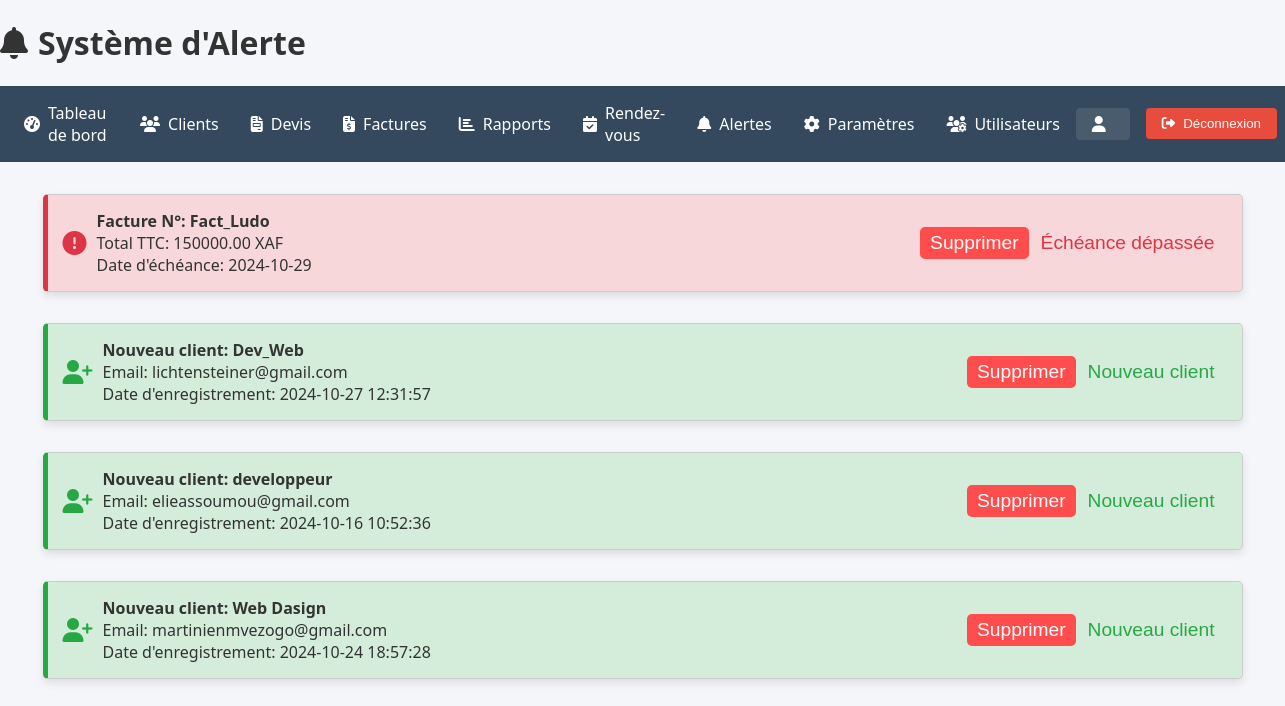
Page /alertes.php on the committed database.
### tables this page shows
CREATE TABLE IF NOT EXISTS `factures` (
  `id` int NOT NULL AUTO_INCREMENT,
  `client_id` int DEFAULT NULL,
  `numero_facture` varchar(255) DEFAULT NULL,
  `date_facturation` date DEFAULT NULL,
  `date_echeance` date DEFAULT NULL,
  `mode_paiement` varchar(50) DEFAULT NULL,
  `statut_facture` varchar(50) DEFAULT NULL,
  `total_ht` decimal(10,2) DEFAULT NULL,
  `tva` decimal(10,2) DEFAULT NULL,
  `total_ttc` decimal(10,2) DEFAULT NULL,
  `notes` text,
  PRIMARY KEY (`id`),
  KEY `client_id` (`client_id`)
);

CREATE TABLE IF NOT EXISTS `clients` (
  `id` int NOT NULL AUTO_INCREMENT,
  `nom` varchar(100) NOT NULL,
  `email` varchar(100) NOT NULL,
  `telephone` varchar(20) NOT NULL,
  `adresse` text NOT NULL,
  `entreprise` varchar(100) DEFAULT NULL,
  `created_at` timestamp NULL DEFAULT CURRENT_TIMESTAMP,
  `updated_at` timestamp NULL DEFAULT CURRENT_TIMESTAMP ON UPDATE CURRENT_TIMESTAMP,
  PRIMARY KEY (`id`)
);

### alertes.php (the view, shortened to what this page needs)
<?php
$servername = "localhost";
$username = "root";
$password = "";
$dbname = "facturations";
$conn = new mysqli($servername, $username, $password, $dbname);
$date_actuelle = date('Y-m-d');
$sql = "SELECT * FROM factures WHERE date_echeance <= CURDATE()";
$result = $conn->query($sql);
$alertes = [];
if ($result->num_rows > 0) {
    while ($row = $result->fetch_assoc()) {
        $date_echeance = $row['date_echeance'];
        if ($date_echeance < $date_actuelle) {
            $alertes[] = ['type' => 'rouge', 'details' => $row, 'source' => 'facture'];
        }
        elseif (strtotime($date_echeance) <= strtotime($date_actuelle . ' +7 days')) {
            $alertes[] = ['type' => 'vert', 'details' => $row, 'source' => 'facture'];
        }
    }
}
$sql_clients = "SELECT id, entreprise, email, created_at FROM clients";
$result_clients = $conn->query($sql_clients);
if ($result_clients->num_rows > 0) {
    while ($client = $result_clients->fetch_assoc()) {
        $alertes[] = ['type' => 'vert', 'details' => $client, 'source' => 'client'];
    }
}
?>
<!DOCTYPE html>
<html lang="fr">
<head>
    <link rel="stylesheet" href="https://cdnjs.cloudflare.com/ajax/libs/font-awesome/6.4.0/css/all.min.css">
    <link rel="stylesheet" href="./asset/alerte.css">
    <link rel="stylesheet" href="./asset/alertes.css">
    <link rel="stylesheet" href="./asset/delete.css">
</head>
<body>
    <h1><i class="fas fa-bell"></i> Système d'Alerte</h1>
    <?php
        include 'composant/nav.php';
    ?>
    <div class="alert-container">
        <?php foreach ($alertes as $alerte): ?>
            <div class="alert-card <?= $alerte['type'] ?>">
                <div class="alert-icon">
                    <?php if ($alerte['type'] == 'rouge'): ?>
                        <i class="fas fa-exclamation-circle" style="color: #dc3545;"></i>
                    <?php elseif ($alerte['type'] == 'vert'): ?>
                        <i class="fas fa-user-plus" style="color: #28a745;"></i>
                    <?php elseif ($alerte['type'] == 'bleu'): ?>
                        <i class="fas fa-file-alt" style="color: #007bff;"></i>
                    <?php endif; ?>
                </div>
                <div class="alert-details">
                    <?php if ($alerte['source'] == 'facture'): ?>
                        <strong>Facture N°: <?= $alerte['details']['numero_facture'] ?></strong><br>
                        <span>Total TTC: <?= $alerte['details']['total_ttc'] ?> XAF</span><br>
                        <span>Date d'échéance: <?= $alerte['details']['date_echeance'] ?></span><br>
                    <?php elseif ($alerte['source'] == 'client'): ?>
                        <strong>Nouveau client: <?= $alerte['details']['entreprise'] ?></strong><br>
                        <span>Email: <?= $alerte['details']['email'] ?></span><br>
                        <span>Date d'enregistrement: <?= $alerte['details']['created_at'] ?></span><br>
                    <?php elseif ($alerte['source'] == 'devis'): ?>
                        <strong>Devis N°: <?= $alerte['details']['numero_devis'] ?></strong><br>
                        <span>Total TTC: <?= $alerte['details']['total_TTC'] ?> XAF</span><br>
                        <span>Date de validité: <?= $alerte['details']['date_validite'] ?></span><br>
                    <?php endif; ?>
                </div>
                <div class="alert-actions">
                    <button class="delete-alert" data-id="<?= $alerte['details']['id'] ?>" data-source="<?= $alerte['source'] ?>">Supprimer</button>
                </div>
                <div class="alert-actions">
                    <button class="btn <?= $alerte['type'] ?>">
                    <?= $alerte['type'] == 'rouge'
                        ? '<span style="color: #dc3545;">Échéance dépassée</span>'
                        : ($alerte['type'] == 'vert'
                            ? '<span style="color: #28a745;">Nouveau client</span>'
                            : '<span style="color: #007bff;">Devis valide</span>')
                    ?>
                    </button>
                </div>
            </div>
        <?php endforeach; ?>
    </div>
</body>
</html>

### composant/nav.php (shortened to what this page needs)
<nav>
    <div class="nav-links">
      <a href="../vues/dashboard.php"><i class="fas fa-tachometer-alt"></i> Tableau de bord</a>
      <a href="/Client.php"><i class="fas fa-users"></i> Clients</a>
      <a href="/Devis.php"><i class="fas fa-file-invoice"></i> Devis</a>
      <a href="/Factures.php"><i class="fas fa-file-invoice-dollar"></i> Factures</a>
      <a href="/Rapports.php"><i class="fas fa-chart-bar"></i> Rapports</a>
      <a href="/Rendez_vous.php"><i class="fas fa-calendar-check"></i> Rendez-vous</a>
      <a href="/alertes.php">
            <i class="fas fa-bell"></i> Alertes
      </a>
      <a href="/Parametre.php"><i class="fas fa-cog"></i> Paramètres</a>
      <a href="/users.php"><i class="fas fa-users-cog"></i> Utilisateurs</a>
    </div>
    <div class="user-actions">
      <div class="user-info" id="userInfo">
        <i class="fas fa-user"></i> <?php echo htmlspecialchars($_SESSION['user_name']); ?>
      </div>
      <button id="logoutButton" class="logout-button">
        <i class="fas fa-sign-out-alt"></i> Déconnexion
      </button>
    </div>
  </nav>

### asset/alerte.css (style rules this page uses)
:root { --primary-color: #2c3e50; --success-color: #27ae60; --warning-color: #f39c12; --danger-color: #e74c3c; }
body { font-family: 'Segoe UI', Tahoma, Geneva, Verdana, sans-serif; background-color: #f5f6fa; margin: 0; padding: 0; }
.alert-container { padding: 2rem; max-width: 1200px; margin: 0 auto; }
.alert-card { background: white; border-radius: 10px; padding: 1.5rem; margin-bottom: 1rem; box-shadow: 0 2px 4px rgba(0,0,0,0.05); transition: transform 0.2s ease; }
.alert-card.vert { border-left: 5px solid var(--success-color); }
.alert-card.rouge { border-left: 5px solid var(--danger-color); }
body { font-family: Arial, sans-serif; margin: 20px; }
h1 { display: flex; align-items: center; gap: 10px; color: #333; }
.alert-container { display: flex; flex-direction: column; gap: 20px; }
.alert-card { display: flex; align-items: center; padding: 15px; border-radius: 8px; box-shadow: 0 4px 8px rgba(0, 0, 0, 0.1); color: #333; }
.alert-card.vert { background-color: #d4edda; border-left: 5px solid #28a745; }
.alert-card.rouge { background-color: #f8d7da; border-left: 5px solid #dc3545; }
.alert-icon { font-size: 2em; margin-right: 15px; }
.alert-details { flex-grow: 1; }
.alert-actions { display: flex; gap: 10px; }
.btn { padding: 8px 12px; border-radius: 4px; border: none; cursor: pointer; font-size: 0.9em; }

### asset/alertes.css (style rules this page uses)
:root { --primary-color: #3498db; --secondary-color: #2c3e50; --success-color: #2ecc71; --warning-color: #f39c12; --danger-color: #e74c3c; --light-gray: #f5f6fa; --dark-gray: #34495e; }
body { font-family: 'Segoe UI', Tahoma, Geneva, Verdana, sans-serif; margin: 0; padding: 0; background-color: var(--light-gray); color: var(--secondary-color); }
nav { background-color: var(--dark-gray); padding: 0.5rem; display: flex; justify-content: space-between; align-items: center; }
.nav-links { display: flex; }
nav a { color: white; text-decoration: none; padding: 0.5rem 1rem; transition: background-color 0.3s; display: flex; align-items: center; }
nav a i { margin-right: 0.5rem; }
.user-actions { display: flex; align-items: center; }
.user-info { color: white; padding: 0.5rem 1rem; background-color: rgba(255, 255, 255, 0.1); border-radius: 4px; display: flex; align-items: center; }
.user-info i { margin-right: 0.5rem; }
.logout-button { background-color: var(--danger-color); color: white; border: none; padding: 0.5rem 1rem; margin-left: 1rem; border-radius: 4px; cursor: pointer; transition: background-color 0.3s; display: flex; align-items: center; }
.logout-button i { margin-right: 0.5rem; }
.alert-icon { font-size: 1.5em; margin-right: 10px; }
.alert-actions { display: flex; gap: 10px; }
.alert-actions button { background: none; border: none; cursor: pointer; font-size: 1.2em; transition: color 0.3s; }

### asset/delete.css (style rules this page uses)
.alert-container { display: flex; flex-direction: column; gap: 15px; }
.alert-card { border: 1px solid #ccc; padding: 15px; border-radius: 5px; display: flex; justify-content: space-between; align-items: center; }
.alert-actions .delete-alert { background-color: #ff4d4d; color: white; padding: 5px 10px; border: none; cursor: pointer; border-radius: 5px; }

### rows in the picture
factures: numero_facture "Fact_Ludo", total_ttc "150000.00", date_echeance "2024-10-29", shows "Échéance dépassée"
clients: entreprise "Dev_Web", email "lichtensteiner@gmail.com", created_at "2024-10-27 12:31:57", shows "Nouveau client"
clients: entreprise "developpeur", email "elieassoumou@gmail.com", created_at "2024-10-16 10:52:36", shows "Nouveau client"
clients: entreprise "Web Dasign", email "martinienmvezogo@gmail.com", created_at "2024-10-24 18:57:28", shows "Nouveau client"
